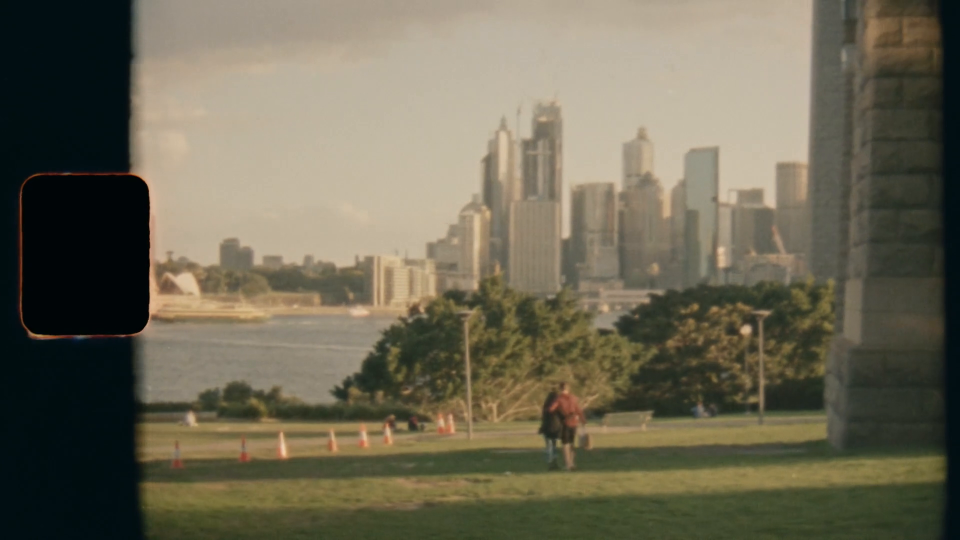
#> input picture frame 9 of person-lake.mp4, 1920 x 1080 px, given in place of tree-low.mp4, which was not available (shown at 1/2 size)
$ python main.py
#> lines starting #> are read from the running program, lines starting #| are printed output that depends on the picture
# Importing all necessary libraries
import cv2
import os
from PIL import Image
# Read the video from specified path
cam = cv2.VideoCapture("tree-low.mp4")
skz= 0 # size of the original image
try:

	# creating a folder named data
	if not os.path.exists('data'):
		os.makedirs('data')

# if not created then raise error
except OSError:
	print ('Error: Creating directory of data')

# frame
currentframe = 0

while(True):

	# reading from frame
	ret,frame = cam.read()
#> frame is the input picture: shape (1080, 1920, 3); mean B, G, R 84.6, 103.7, 109

	if ret:
		# if video is still left continue creating images
		name = './data/frame' + str(currentframe) + '.png'
		print ('Creating...' + name)

		# writing the extracted images
		cv2.imwrite(name, frame)
		image = Image.open(name)
		print("before-img-size",image.size)
#| before-img-size (1920, 1080)
		image.thumbnail((120, 68))
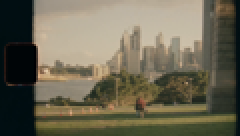
#> image: PIL image 120x68 RGB (shown 2 times larger); mean R, G, B 109, 103.7, 84.6
		if(currentframe==0):
			skz=image.size
#> skz = (120, 68)
		image.save('./img-dict/frame' + str(currentframe) + '.png')
		print("after-size",image.size)
#| after-size (120, 68)

		# increasing counter so that it will
		# show how many frames are created
		currentframe += 1

	else:
		break

# Release all space and windows once done
print("THE SIZE OF THE ORIGINAL IMAGE ",skz)
cam.release()
cv2.destroyAllWindows()

$ run again, starting later in the video
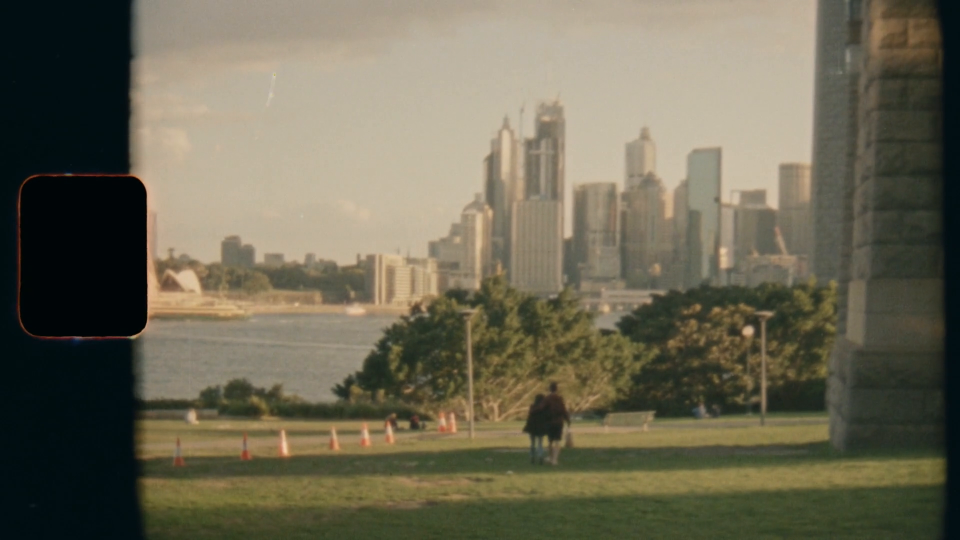
#> input picture frame 42 of person-lake.mp4, 1920 x 1080 px, given in place of tree-low.mp4, which was not available (shown at 1/2 size)
#> frame is the input picture: shape (1080, 1920, 3); mean B, G, R 84.2, 103.6, 108.3
#| before-img-size (1920, 1080)
#> `image.thumbnail((120, 68))`:
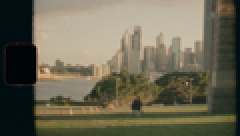
#> image: PIL image 120x68 RGB (shown 2 times larger); mean R, G, B 108.3, 103.6, 84.2
#| after-size (120, 68)

$ run again, starting later in the video
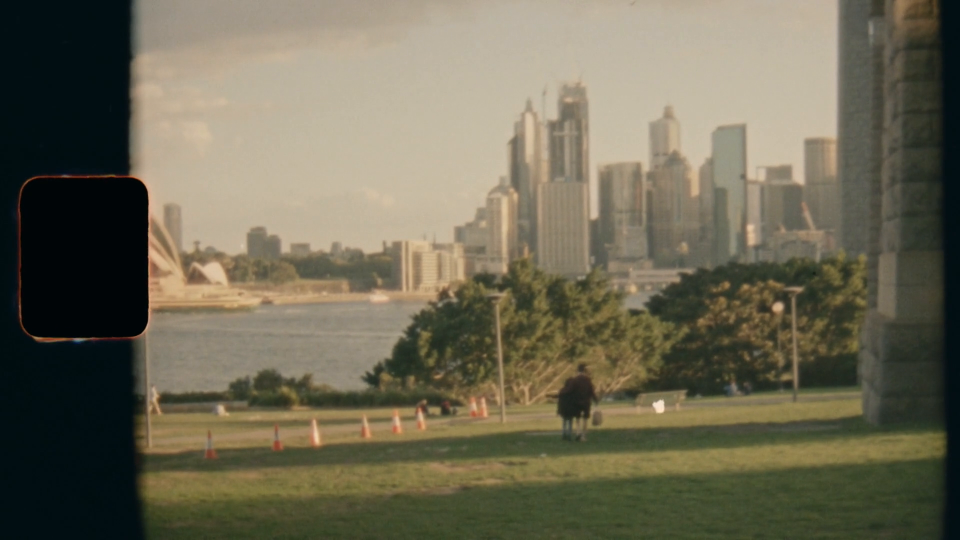
#> input picture frame 75 of person-lake.mp4, 1920 x 1080 px, given in place of tree-low.mp4, which was not available (shown at 1/2 size)
#> frame is the input picture: shape (1080, 1920, 3); mean B, G, R 84.7, 104.6, 109.5
#| before-img-size (1920, 1080)
#> `image.thumbnail((120, 68))`:
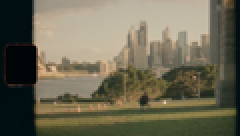
#> image: PIL image 120x68 RGB (shown 2 times larger); mean R, G, B 109.5, 104.6, 84.7
#| after-size (120, 68)
